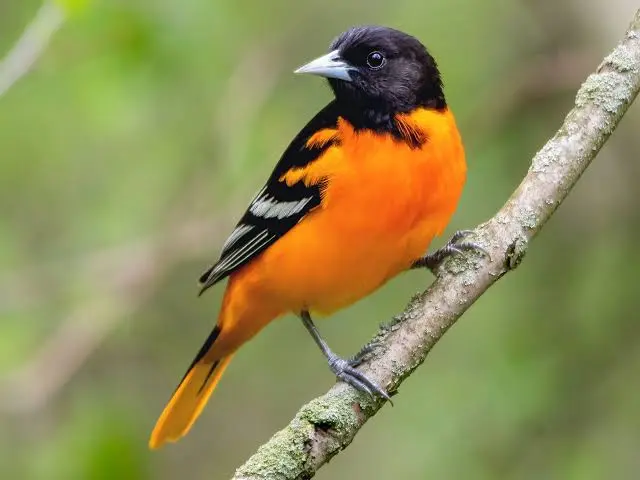
#> input picture Day-1/Images/images.webp, 640 x 480 px, found by its file name
$ jupyter execute lab_1.ipynb
#> lines starting #> are read from the running program, lines starting #| are printed output that depends on the picture
1. Mount Drive
2. Read operation
3. write operation
4. Save
5. Intensity Histrogram graph

[cell 1]
from google.colab import drive
drive.mount('/content/drive')

[cell 2]
import cv2

img_path = "/content/drive/MyDrive/Images/images.webp"
img = cv2.imread(img_path)
#> img is the input picture: shape (480, 640, 3); mean B, G, R 86.8, 139.9, 142.6

print(img.shape)
#| (480, 640, 3)

[cell 3]
from PIL import Image

img_pil = Image.open(img_path)
img_pil

[cell 4]
gray = cv2.cvtColor(img, cv2.COLOR_BGR2GRAY)
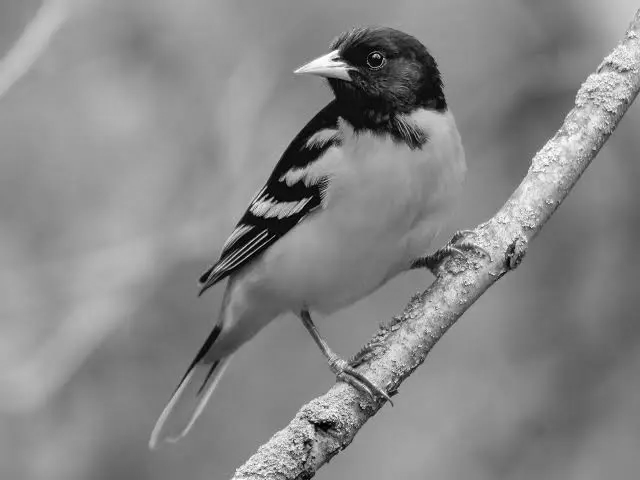
#> gray: shape (480, 640); min 0, max 255, mean 134.7

[cell 5]
resized = cv2.resize(gray, (256, 256))
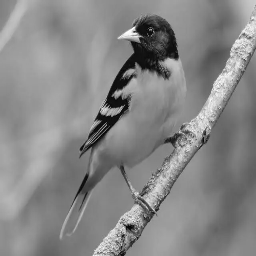
#> resized: shape (256, 256); min 1, max 254, mean 134.6

[cell 6]
blur = cv2.GaussianBlur(resized, (5,5), 0)
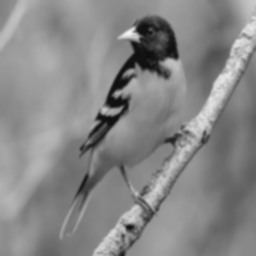
#> blur: shape (256, 256); min 14, max 246, mean 134.6

[cell 7]
import matplotlib.pyplot as plt

plt.imshow(blur, cmap='gray')
plt.title("Processed Image")
plt.axis('off')
plt.show()

[cell 8]
import os

save_path = "/content/drive/MyDrive/processed_image.png"
cv2.imwrite(save_path, blur)

print("Image saved at:", save_path)

[cell 9]
if os.path.exists(save_path):
    print("File exists")
else:
    print("File not found")

[cell 10]
import matplotlib.pyplot as plt

plt.figure(figsize=(8, 6))
plt.hist(blur.ravel(), bins=256, range=[0, 256], color='blue', alpha=0.7)
plt.title('Distribution of Pixel Intensities')
plt.xlabel('Pixel Intensity')
plt.ylabel('Frequency')
plt.grid(axis='y', alpha=0.75)
plt.show()
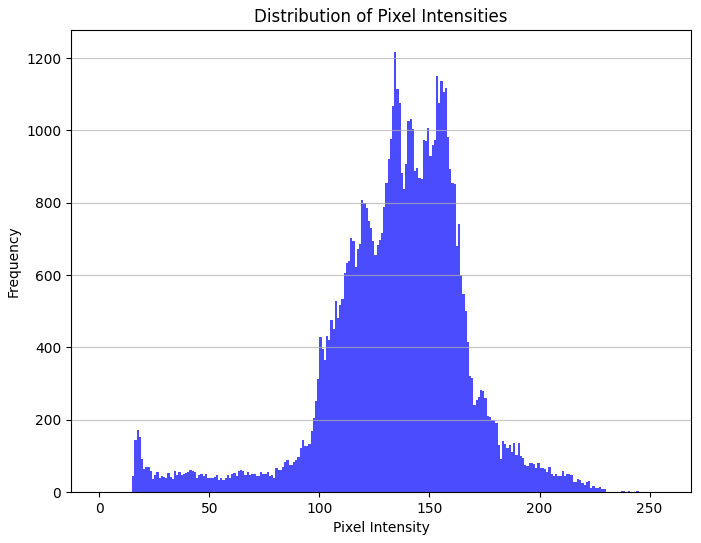
#> figure drawn by matplotlib, 1 panel; tallest bar 1217 high, from x = 134 to 135

$ run again, with Day-1/Images/download.jpg saved as Day-1/Images/images.webp
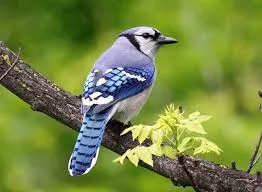
#> input picture Day-1/Images/download.jpg, 262 x 192 px, found by its file name
#> img is the input picture: shape (192, 262, 3); mean B, G, R 65.6, 133.7, 116.6
#| (192, 262, 3)
#> `blur = cv2.GaussianBlur(resized, (5,5), 0)`:
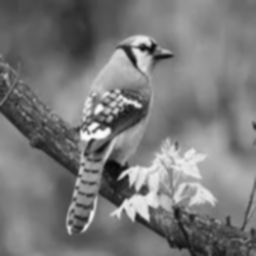
#> blur: shape (256, 256); min 7, max 252, mean 120.7
#> `plt.show()`:
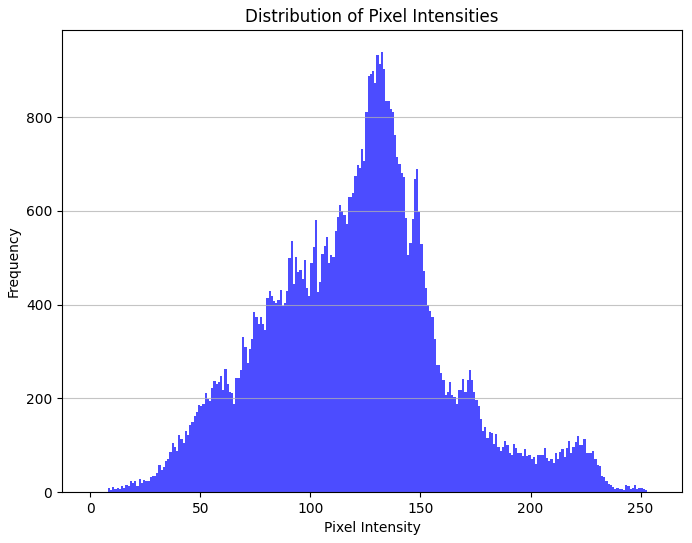
#> figure drawn by matplotlib, 1 panel; tallest bar 939 high, from x = 132 to 133
